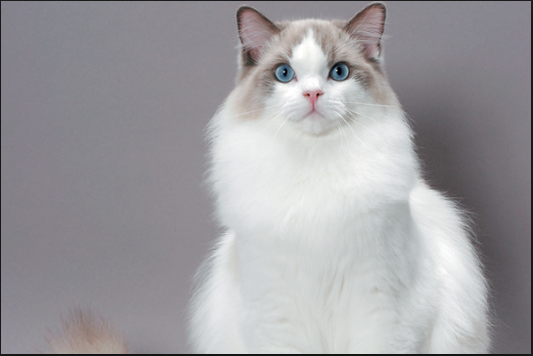
#> input picture cat.png, 533 x 356 px
$ jupyter execute 14-draw_geometric_shapes.ipynb
#> lines starting #> are read from the running program, lines starting #| are printed output that depends on the picture
[cell 1]
import cv2 as cv

[cell 2]
img = cv.imread('./cat.png')
#> img is the input picture: shape (356, 533, 3); mean B, G, R 161.3, 157.8, 159.1

[cell 3]
img = cv.line(img, (0, 0), (255, 255), (255, 0, 0), thickness = 2) # img, start(x,y), end(x, y), color
img = cv.arrowedLine(img, (0, 150), (155, 255), (255, 0, 0), thickness = 2)
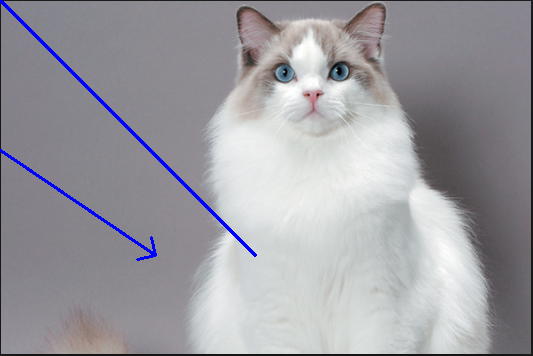
#> img: shape (356, 533, 3); mean B, G, R 162.4, 156.4, 157.6
